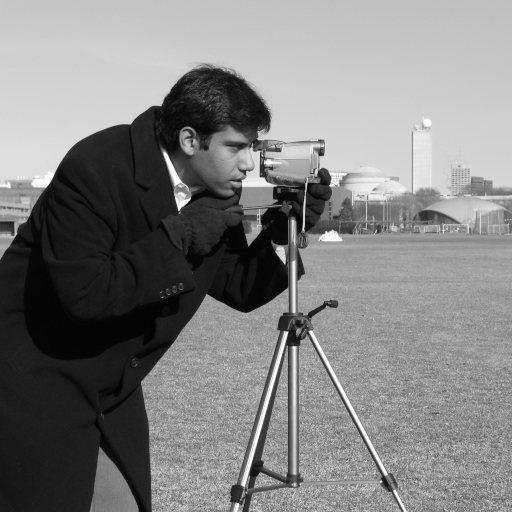
#> input picture skimage.data.camera(), 512 x 512 px
$ python svd_image_compression.py
#> lines starting #> are read from the running program, lines starting #| are printed output that depends on the picture
#!/usr/bin/env python3
"""
Singular Value Decomposition (SVD) and Image Compression
=========================================================

Applied Linear Algebra project — complete, self-contained pipeline.

What it does
------------
1. Loads a grayscale image and an RGB image (your own files, or the standard
   512x512 test images "cameraman" and "astronaut" from scikit-image).
2. Computes a full SVD with numpy.linalg.svd and builds rank-k truncations:
     - one matrix for grayscale,
     - three independent matrices (R, G, B) for colour.
3. For every k it reports:
     - storage: k(M+N+1) values per channel vs. M*N,
     - compression ratio and storage savings (%),
     - MSE and PSNR (dB) on the 8-bit reconstruction,
     - cumulative energy  sum_{i<=k} s_i^2 / sum_i s_i^2,
     - byte cost if the factors are stored as float32 / float16 / uint8.
4. Verifies the Eckart-Young-Mirsky identity ||A - A_k||_F^2 = sum_{i>k} s_i^2.
5. Saves two publication-ready figures, every reconstruction as PNG, and a
   CSV of all metrics.

Run
---
    python svd_image_compression.py                       # built-in test images
    python svd_image_compression.py --gray my.png --rgb photo.jpg --ks 5 20 50 100
    python svd_image_compression.py --size 512            # resize inputs to 512x512

In Jupyter: paste the file into a cell and call  main([])  or
main(["--gray", "my.png"]).

Dependencies: numpy, scipy, matplotlib, pillow  (scikit-image optional, only
for the built-in test images).
"""

from __future__ import annotations

import argparse
import csv
import os
from dataclasses import dataclass, asdict

import numpy as np
import matplotlib

if not os.environ.get("DISPLAY") and "ipykernel" not in os.sys.modules:
    matplotlib.use("Agg")  # headless-safe; Jupyter keeps its inline backend
import matplotlib.pyplot as plt
from matplotlib.ticker import PercentFormatter
from PIL import Image

DEFAULT_KS = (5, 20, 50, 100)
MAX_PIXEL = 255.0


# --------------------------------------------------------------------------
# 1. Image loading
# --------------------------------------------------------------------------
def _resize(arr: np.ndarray, size: int | None) -> np.ndarray:
    if size is None:
        return arr
    img = Image.fromarray(arr)
    return np.asarray(img.resize((size, size), Image.LANCZOS))


# [12 lines left out: function _synthetic, not called in this run]


def load_grayscale(path: str | None, size: int | None = None) -> tuple[np.ndarray, str]:
    if path:
        arr = np.asarray(Image.open(path).convert("L"))
        return _resize(arr, size), os.path.splitext(os.path.basename(path))[0]
    try:
        from skimage import data
        return _resize(data.camera(), size), "cameraman"
    except Exception:
        return _synthetic((size or 512, size or 512)), "synthetic_gray"


def load_rgb(path: str | None, size: int | None = None) -> tuple[np.ndarray, str]:
    if path:
        arr = np.asarray(Image.open(path).convert("RGB"))
        return _resize(arr, size), os.path.splitext(os.path.basename(path))[0]
    try:
        from skimage import data
        return _resize(data.astronaut(), size), "astronaut"
    except Exception:
        return _synthetic((size or 512, size or 512, 3)), "synthetic_rgb"


# --------------------------------------------------------------------------
# 2. SVD and truncated reconstruction
# --------------------------------------------------------------------------
@dataclass
class ChannelSVD:
    U: np.ndarray      # M x r
    s: np.ndarray      # r
    Vt: np.ndarray     # r x N

    @classmethod
    def of(cls, A: np.ndarray) -> "ChannelSVD":
        U, s, Vt = np.linalg.svd(A.astype(np.float64), full_matrices=False)
        return cls(U, s, Vt)

    def reconstruct(self, k: int) -> np.ndarray:
        """A_k = U_k Sigma_k V_k^T  (float, unclipped)."""
        k = min(k, self.s.size)
        return (self.U[:, :k] * self.s[:k]) @ self.Vt[:k, :]

    def energy(self, k: int) -> float:
        e = self.s ** 2
        return float(e[:k].sum() / e.sum())

    def tail_energy(self, k: int) -> float:
        """Eckart-Young-Mirsky: ||A - A_k||_F^2 = sum_{i>k} s_i^2."""
        return float((self.s[k:] ** 2).sum())


def decompose(img: np.ndarray) -> list[ChannelSVD]:
    """One SVD for a 2-D image, three independent SVDs for an H x W x 3 image."""
    if img.ndim == 2:
        return [ChannelSVD.of(img)]
    return [ChannelSVD.of(img[:, :, c]) for c in range(img.shape[2])]


def reconstruct(svds: list[ChannelSVD], k: int, is_rgb: bool) -> tuple[np.ndarray, np.ndarray]:
    """Returns (float reconstruction, uint8 displayable reconstruction)."""
    planes = [ch.reconstruct(k) for ch in svds]
    raw = np.stack(planes, axis=-1) if is_rgb else planes[0]
    return raw, np.clip(np.rint(raw), 0, 255).astype(np.uint8)


# --------------------------------------------------------------------------
# 3. Metrics
# --------------------------------------------------------------------------
@dataclass
class Metrics:
    image: str
    mode: str
    M: int
    N: int
    channels: int
    k: int
    original_values: int          # M*N*C
    compressed_values: int        # k(M+N+1)*C
    compression_ratio: float      # original / compressed
    storage_savings_pct: float    # 1 - compressed/original
    original_bytes_uint8: int
    compressed_bytes_float32: int
    compressed_bytes_float16: int
    mse: float
    psnr_db: float
    energy_fraction: float        # mean over channels
    ey_mse_predicted: float       # tail energy / (M N C), before clipping
    ey_identity_error: float      # | ||A-A_k||_F^2 - sum_{i>k} s_i^2 | / ||A||_F^2
    jpeg_quality_same_psnr: int = -1   # lowest JPEG quality reaching >= this PSNR
    jpeg_bytes_same_psnr: int = -1     # its file size (practical baseline)


def storage_values(M: int, N: int, k: int, C: int = 1) -> tuple[int, int]:
    return M * N * C, k * (M + N + 1) * C


def mse(a: np.ndarray, b: np.ndarray) -> float:
    return float(np.mean((a.astype(np.float64) - b.astype(np.float64)) ** 2))


def psnr(m: float, peak: float = MAX_PIXEL) -> float:
    return float("inf") if m == 0 else float(10 * np.log10(peak ** 2 / m))


def evaluate(img: np.ndarray, name: str, svds: list[ChannelSVD], k: int) -> tuple[Metrics, np.ndarray]:
    is_rgb = img.ndim == 3
    M, N = img.shape[:2]
    C = img.shape[2] if is_rgb else 1
    k = max(1, min(int(k), min(M, N)))  # a rank cannot exceed min(M, N)
    raw, rec = reconstruct(svds, k, is_rgb)

    orig_vals, comp_vals = storage_values(M, N, k, C)
    m = mse(img, rec)

    # Eckart-Young-Mirsky check on the unclipped float reconstruction
    resid = float(np.sum((img.astype(np.float64) - raw) ** 2))
    tail = sum(ch.tail_energy(k) for ch in svds)
    total = float(np.sum(img.astype(np.float64) ** 2))

    met = Metrics(
        image=name, mode="RGB" if is_rgb else "Grayscale", M=M, N=N, channels=C, k=k,
        original_values=orig_vals, compressed_values=comp_vals,
        compression_ratio=orig_vals / comp_vals,
        storage_savings_pct=100 * (1 - comp_vals / orig_vals),
        original_bytes_uint8=orig_vals,
        compressed_bytes_float32=4 * comp_vals,
        compressed_bytes_float16=2 * comp_vals,
        mse=m, psnr_db=psnr(m),
        energy_fraction=float(np.mean([ch.energy(k) for ch in svds])),
        ey_mse_predicted=tail / (M * N * C),
        ey_identity_error=abs(resid - tail) / total,
    )
    return met, rec


def jpeg_baseline(img: np.ndarray, target_psnr: float) -> tuple[int, int]:
    """Smallest JPEG (quality 5..100) whose PSNR >= target. Returns (quality, bytes)."""
    import io
    for q in range(5, 101):
        buf = io.BytesIO()
        Image.fromarray(img).save(buf, "JPEG", quality=q)
        dec = np.asarray(Image.open(io.BytesIO(buf.getvalue())))
        if psnr(mse(img, dec)) >= target_psnr:
            return q, buf.tell()
    return -1, -1


def breakeven_rank(M: int, N: int, bytes_per_value: float = 1.0) -> float:
    """Rank above which the truncated factors cost more than the 8-bit image."""
    return M * N / ((M + N + 1) * bytes_per_value)


# --------------------------------------------------------------------------
# 4. Figures
# --------------------------------------------------------------------------
plt.rcParams.update({
    "font.family": "DejaVu Sans", "font.size": 10, "axes.titlesize": 10,
    "axes.spines.top": False, "axes.spines.right": False, "savefig.dpi": 200,
})
GRAY, ACCENT, ACCENT2 = "#6b7280", "#1f5fbf", "#c2410c"


def comparison_grid(rows: list[tuple[np.ndarray, str, list[tuple[Metrics, np.ndarray]]]],
                    path: str) -> None:
    """Original + one reconstruction per k, one row per image."""
    ncols = 1 + len(rows[0][2])
    fig, axes = plt.subplots(len(rows), ncols, figsize=(2.7 * ncols, 3.3 * len(rows)),
                             squeeze=False, gridspec_kw={"hspace": 0.32, "wspace": 0.06})
    for r, (img, label, results) in enumerate(rows):
        cmap = "gray" if img.ndim == 2 else None
        ax = axes[r, 0]
        ax.imshow(img, cmap=cmap, vmin=0, vmax=255)
        ax.set_title(f"Original ({label})\n{img.shape[1]}×{img.shape[0]}, full rank",
                     fontweight="bold")
        for c, (met, rec) in enumerate(results, start=1):
            ax = axes[r, c]
            ax.imshow(rec, cmap=cmap, vmin=0, vmax=255)
            ax.set_title(f"k = {met.k}\nPSNR {met.psnr_db:.2f} dB · "
                         f"{met.storage_savings_pct:.1f}% saved", fontsize=9)
        for ax in axes[r]:
            ax.set_xticks([]); ax.set_yticks([])
            for s in ax.spines.values():
                s.set_visible(False)
    fig.suptitle("Rank-k SVD reconstructions (title: k · PSNR · coefficient storage saved)",
                 fontsize=12, fontweight="bold", y=0.99)
    fig.savefig(path, bbox_inches="tight")
    plt.close(fig)


def metric_panels(curves: list[dict], ks: list[int], path: str) -> None:
    """Left: singular-value spectrum + cumulative energy. Right: PSNR vs compression."""
    fig, (axL, axR) = plt.subplots(1, 2, figsize=(12.5, 5.2))
    styles = ["-", "--"]

    # Left panel — spectrum (log-log) and cumulative energy (twin axis)
    axE = axL.twinx()
    axE.spines["right"].set_visible(True)
    for i, cv in enumerate(curves):
        s = cv["s"]
        idx = np.arange(1, s.size + 1)
        axL.loglog(idx, s / s[0], color=GRAY, ls=styles[i % 2], lw=1.2,
                   label=f"σᵢ/σ₁ — {cv['label']}")
        cum = np.cumsum(s ** 2) / np.sum(s ** 2)
        axE.semilogx(idx, cum, color=ACCENT, ls=styles[i % 2], lw=1.8,
                     label=f"cumulative energy — {cv['label']}")
    for k in ks:
        axL.axvline(k, color="#d1d5db", lw=0.8, zorder=0)
        axL.text(k, 1.02, f"k={k}", ha="center", va="bottom", fontsize=8, color=GRAY,
                 transform=axL.get_xaxis_transform())
    axL.set_xlabel("singular value index i (log)")
    axL.set_ylabel("normalised singular value σᵢ / σ₁ (log)")
    axE.set_ylabel("cumulative energy Σᵢ≤ₖ σᵢ² / Σ σᵢ²", color=ACCENT)
    axE.set_ylim(0.75, 1.0)
    axE.yaxis.set_major_formatter(PercentFormatter(1.0, decimals=0))
    axL.set_xlim(1, max(cv["s"].size for cv in curves))
    axL.set_title("Singular value spectrum and energy captured", fontweight="bold", pad=18)
    h1, l1 = axL.get_legend_handles_labels(); h2, l2 = axE.get_legend_handles_labels()
    axL.legend(h1 + h2, l1 + l2, loc="upper center", bbox_to_anchor=(0.5, -0.14),
               ncol=2, fontsize=8, frameon=False)

    # Right panel — PSNR vs compression ratio (dense k sweep up to value break-even)
    for i, cv in enumerate(curves):
        colour = ACCENT if i == 0 else ACCENT2
        axR.plot(cv["cr"], cv["psnr"], color=colour, lw=1.8, ls=styles[i % 2],
                 label=cv["label"])
        for k in ks:
            j = int(np.flatnonzero(cv["k"] == k)[0])
            axR.plot(cv["cr"][j], cv["psnr"][j], "o", color=colour, ms=5)
            axR.annotate(f"k={k}", (cv["cr"][j], cv["psnr"][j]), textcoords="offset points",
                         xytext=(-4, 7) if i == 0 else (4, -13), fontsize=8, color=colour,
                         ha="right" if i == 0 else "left")
    axR.set_xscale("log")
    axR.invert_xaxis()
    axR.axhspan(30, 40, color="#ecfdf5", zorder=0)
    axR.text(0.02, 35, "30–40 dB: typical acceptable web quality", ha="left", va="center",
             fontsize=8, color="#047857", transform=axR.get_yaxis_transform())
    for cr, lab, yy in ((4.0, "float32 factors = raw 8-bit size (CR 4)", 0.10),
                        (2.0, "float16 factors = raw 8-bit size (CR 2)", 0.03)):
        axR.axvline(cr, color=GRAY, lw=0.8, ls=":")
        axR.text(cr, yy, lab + " ", fontsize=7.5, color=GRAY, ha="right",
                 transform=axR.get_xaxis_transform())
    axR.set_xlabel("compression ratio  M·N / k(M+N+1)  (log; ← more compression)")
    axR.set_ylabel("PSNR (dB)")
    axR.set_title("Rate–distortion: PSNR vs compression ratio", fontweight="bold", pad=18)
    axR.legend(frameon=False, fontsize=9, loc="upper left")

    fig.tight_layout()
    fig.savefig(path, bbox_inches="tight")
    plt.close(fig)


# --------------------------------------------------------------------------
# 5. Output helpers
# --------------------------------------------------------------------------
def write_csv(rows: list[Metrics], path: str) -> None:
    with open(path, "w", newline="") as f:
        w = csv.DictWriter(f, fieldnames=list(asdict(rows[0]).keys()))
        w.writeheader()
        for m in rows:
            d = asdict(m)
            for key, v in d.items():
                if isinstance(v, float):
                    d[key] = f"{v:.6g}"
            w.writerow(d)


def print_table(rows: list[Metrics]) -> None:
    hdr = (f"{'image':<12}{'k':>5}{'values':>10}{'CR':>8}{'saved%':>8}"
           f"{'MSE':>10}{'PSNR':>8}{'energy%':>10}{'EY err':>10}{'f16 B':>9}{'JPEG B':>9}")
    print(hdr); print("-" * len(hdr))
    for m in rows:
        print(f"{m.image:<12}{m.k:>5}{m.compressed_values:>10}{m.compression_ratio:>8.2f}"
              f"{m.storage_savings_pct:>8.2f}{m.mse:>10.2f}{m.psnr_db:>8.2f}"
              f"{100 * m.energy_fraction:>10.3f}{m.ey_identity_error:>10.1e}"
              f"{m.compressed_bytes_float16:>9}{m.jpeg_bytes_same_psnr:>9}")


def sweep(img: np.ndarray, name: str, svds: list[ChannelSVD], k_max: int,
          must_include: list[int] = ()) -> dict:
    ks = np.unique(np.concatenate([np.round(np.geomspace(1, k_max, 60)).astype(int),
                                   np.asarray(must_include, dtype=int)]))
    psnrs, crs = [], []
    for k in ks:
        met, _ = evaluate(img, name, svds, int(k))
        psnrs.append(met.psnr_db); crs.append(met.compression_ratio)
    s = np.mean([ch.s for ch in svds], axis=0) if len(svds) > 1 else svds[0].s
    return {"label": name, "k": ks, "psnr": np.array(psnrs), "cr": np.array(crs), "s": s}


# --------------------------------------------------------------------------
# 6. Main
# --------------------------------------------------------------------------
def main(argv: list[str] | None = None) -> list[Metrics]:
    p = argparse.ArgumentParser(description="SVD image compression study")
    p.add_argument("--gray", help="path to grayscale image (any format; converted to L)")
    p.add_argument("--rgb", help="path to colour image")
    p.add_argument("--ks", type=int, nargs="+", default=list(DEFAULT_KS))
    p.add_argument("--size", type=int, default=None, help="optional square resize, e.g. 512")
    p.add_argument("--out", default="svd_outputs")
    p.add_argument("--show", action="store_true", help="also display figures")
    p.add_argument("--no-jpeg", action="store_true", help="skip the JPEG baseline")
    args, _ = p.parse_known_args(argv)  # tolerant of Jupyter's own argv
    if any(k < 1 for k in args.ks):
        p.error("every k must be at least 1 (rank 0 is just a black image)")

    os.makedirs(os.path.join(args.out, "reconstructions"), exist_ok=True)
    gray, gname = load_grayscale(args.gray, args.size)
#> gray is the input picture: shape (512, 512); min 0, max 255, mean 129.1
#> gname = 'cameraman'
    rgb, cname = load_rgb(args.rgb, args.size)
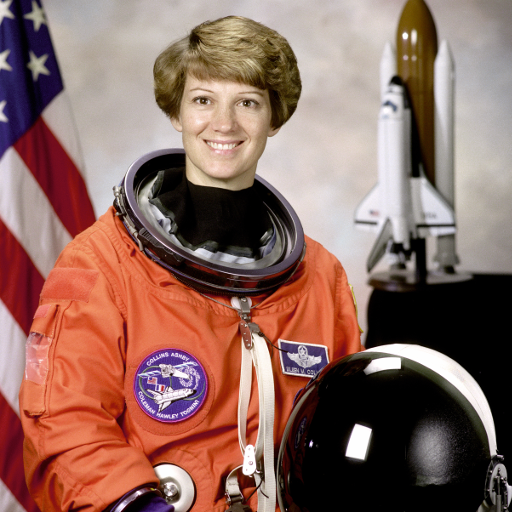
#> input picture skimage.data.astronaut(), 512 x 512 px
#> rgb is the input picture: shape (512, 512, 3); mean R, G, B 141.6, 105.8, 96.5
#> cname = 'astronaut'
    print(f"Grayscale: {gname} {gray.shape}   RGB: {cname} {rgb.shape}")
#| Grayscale: cameraman (512, 512)   RGB: astronaut (512, 512, 3)

    all_metrics: list[Metrics] = []
    grid_rows, curves = [], []
    for img, name in ((gray, gname), (rgb, cname)):
        svds = decompose(img)
#> in of, `U, s, Vt = np.linalg.svd(A.astype(np.float64), full_matrices=False)`:
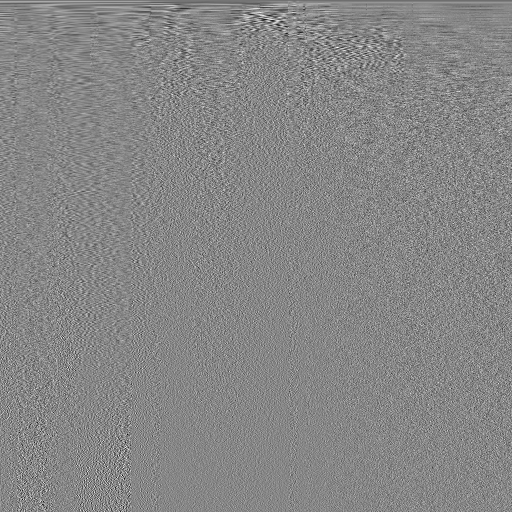
#> Vt: shape (512, 512) float64; min -0.302, max 0.27, mean -9.35e-05; drawn with min black and max white
#> in of, `U, s, Vt = np.linalg.svd(A.astype(np.float64), full_matrices=False)`: s = 512 values, max 70966 at index 0, min 0.00599 at index 511, mean 502.6
#> svds = 1 item
        results = []
        for k in args.ks:
            met, rec = evaluate(img, name, svds, k)
#> in evaluate, `raw, rec = reconstruct(svds, k, is_rgb)`:
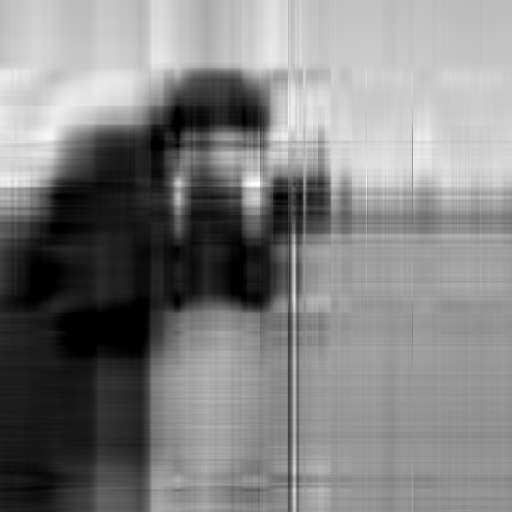
#> rec: shape (512, 512); min 0, max 255, mean 129.2
#> in evaluate, `m = mse(img, rec)`: m = 649.5
#> in evaluate, `resid = float(np.sum((img.astype(np.float64) - raw) ** 2))`: resid = 171266121
#> in evaluate, `total = float(np.sum(img.astype(np.float64) ** 2))`: total = 5.79e+09
#> in energy, `e = self.s ** 2`: e = 512 values, max 5.04e+09 at index 0, min 3.59e-05 at index 511, mean 11305080
            if not args.no_jpeg:
                met.jpeg_quality_same_psnr, met.jpeg_bytes_same_psnr = jpeg_baseline(img, met.psnr_db)
#> in jpeg_baseline, `dec = np.asarray(Image.open(io.BytesIO(buf.getvalue())))`:
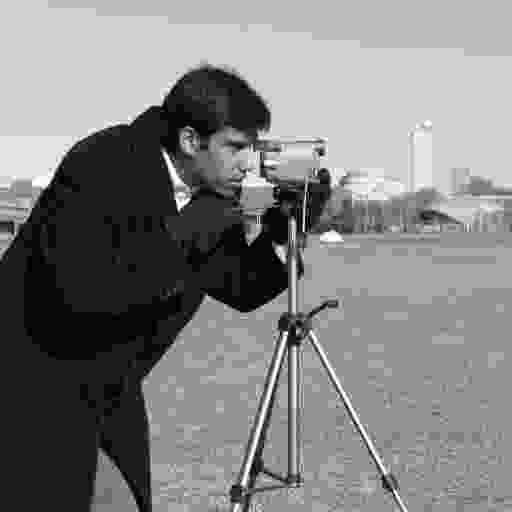
#> dec: shape (512, 512); min 0, max 255, mean 129.1
#> met.jpeg_quality_same_psnr = 5; met.jpeg_bytes_same_psnr = 5164
            results.append((met, rec))
            all_metrics.append(met)
            Image.fromarray(rec).save(
                os.path.join(args.out, "reconstructions", f"{name}_k{k:03d}.png"))
        grid_rows.append((img, name, results))
        M, N = img.shape[:2]
        curves.append(sweep(img, name, svds, int(breakeven_rank(M, N)), args.ks))
#> the loop in sweep, `for k in ks:` made 45 passes
#> (m in evaluate, resid in evaluate, tail in evaluate) on passes 1 to 8: (2868.8, 752022882.3, 752022882.3), (1758.9, 461163805.5, 461163805.5), (1076.4, 283877227.5, 283877227.5), (781.8, 205777332.8, 205777332.8), (649.5, 171266121, 171266121), (578.3, 152335387.3, 152335387.3), (523.9, 138429352.5, 138429352.5), (478.3, 126354571, 126354571)
#> pass 1, in reconstruct (call 5), `raw = np.stack(planes, axis=-1) if is_rgb else planes[0]`:
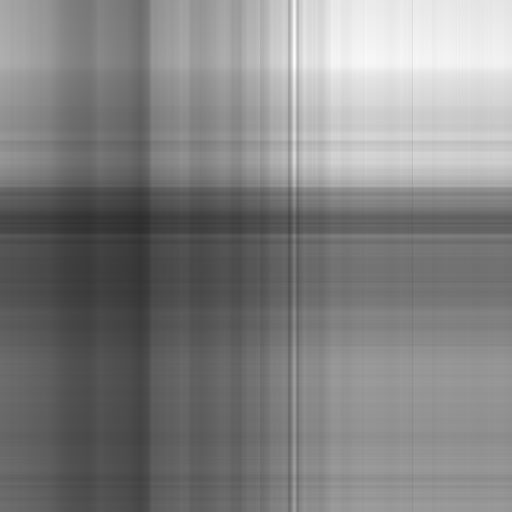
#> raw: shape (512, 512) float64; min 44.57, max 254.2, mean 130.5
#> pass 2, in reconstruct (call 6), `raw = np.stack(planes, axis=-1) if is_rgb else planes[0]`:
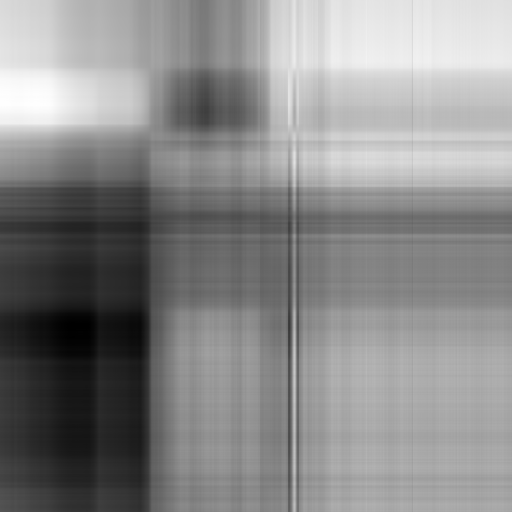
#> raw: shape (512, 512) float64; min -9.66, max 248.8, mean 129.6; drawn with min black and max white
#> after the loop in sweep, `for k in ks:`: crs = 45 values, max 255.8 at index 0, min 1 at index 44, mean 22.07; psnrs = 45 values from 13.55 to 43.93
        print(f"\n{name}: break-even rank vs 8-bit pixels — "
              f"{breakeven_rank(M, N, 1):.1f} values/uint8, "
              f"{breakeven_rank(M, N, 2):.1f} @float16, {breakeven_rank(M, N, 4):.1f} @float32")
#| cameraman: break-even rank vs 8-bit pixels — 255.8 values/uint8, 127.9 @float16, 63.9 @float32

    print()
    print_table(all_metrics)
#> the loop in print_table, `for m in rows:` made 8 passes
#| cameraman       5      5125   51.15   98.04    649.54   20.00    97.041   1.5e-17    10250     5164
#| cameraman      20     20500   12.79   92.18    224.60   24.62    98.976   1.3e-18    41000     5164
#| cameraman      50     51250    5.12   80.45     89.00   28.64    99.596   6.4e-19   102500     7967
#| cameraman     100    102500    2.56   60.90     34.07   32.81    99.845   3.2e-19   205000    23290
#| astronaut       5     15375   51.15   98.04   1572.18   16.17    91.464   4.6e-17    30750     8293
#> (further printed lines are left out)

    comparison_grid(grid_rows, os.path.join(args.out, "fig1_comparison_grid.png"))
#> the loop in comparison_grid, `for r, (img, label, results) in enumerate(rows):` made 2 passes
#> (r, label) on passes 1 to 2: (0, 'cameraman'), (1, 'astronaut')
    metric_panels(curves, args.ks, os.path.join(args.out, "fig2_metrics.png"))
#> the loop in metric_panels, `for i, cv in enumerate(curves):` made 2 passes
#> in metric_panels, `fig.savefig(path, bbox_inches="tight")`:
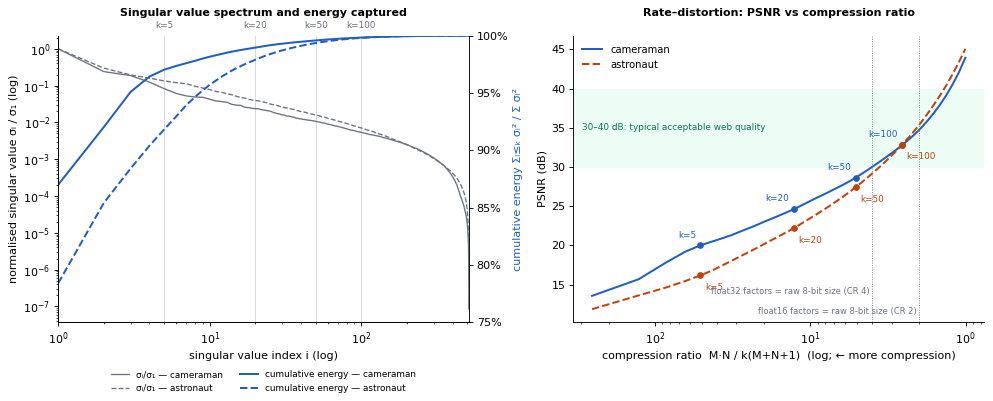
#> figure drawn by matplotlib, 3 panels; panel 1: curve peaks at x = 1, y = 1; panel 1: curve peaks at x = 1, y = 1; panel 3: curve peaks at x = 512, y = 1; panel 3: curve peaks at x = 512, y = 1
    write_csv(all_metrics, os.path.join(args.out, "svd_metrics.csv"))
#> the loop in write_csv, `for m in rows:` made 8 passes
    print(f"\nSaved figures, reconstructions and CSV to ./{args.out}/")

    if args.show:
        for f in ("fig1_comparison_grid.png", "fig2_metrics.png"):
            plt.figure(figsize=(12, 6)); plt.axis("off")
            plt.imshow(plt.imread(os.path.join(args.out, f))); plt.show()
    return all_metrics


if __name__ == "__main__":
    main()
